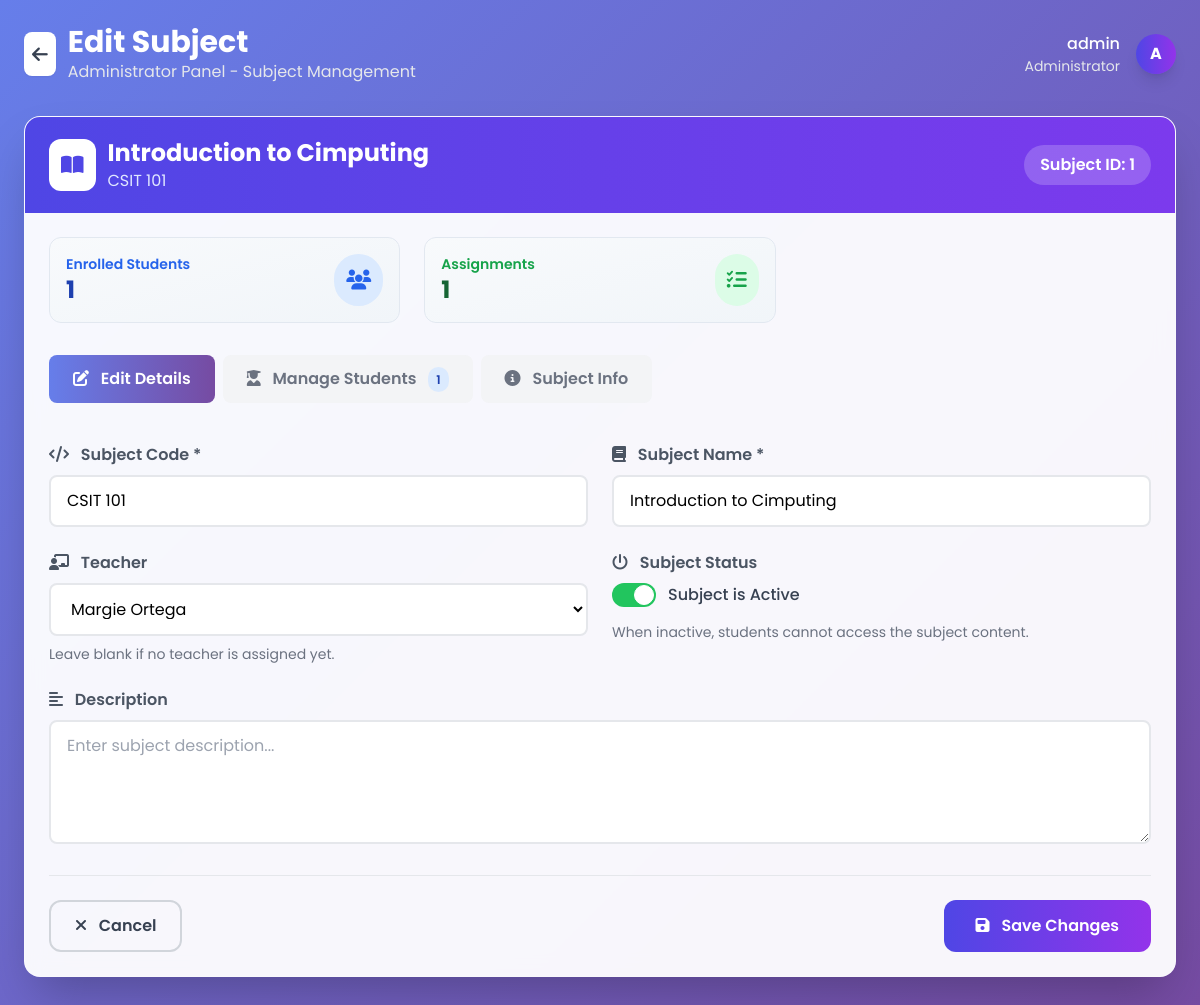
/Public/edit_subject.php?id=1 (signed in), run on the app's committed database.
### tables this page shows
CREATE TABLE `subjects` (
  `id` int(11) NOT NULL,
  `name` varchar(100) NOT NULL,
  `code` varchar(100) NOT NULL,
  `description` varchar(200) NOT NULL,
  `teacher_id` int(11) NOT NULL,
  `created_at` timestamp NOT NULL DEFAULT current_timestamp(),
  `updated_at` datetime NOT NULL DEFAULT current_timestamp(),
  `is_active` tinyint(4) DEFAULT 1
);

CREATE TABLE `users` (
  `id` int(11) NOT NULL,
  `username` varchar(50) NOT NULL,
  `full_name` varchar(200) NOT NULL,
  `address` varchar(100) NOT NULL,
  `phone` varchar(11) NOT NULL,
  `email` varchar(100) NOT NULL,
  `password_hash` varchar(255) NOT NULL,
  `role_id` int(11) NOT NULL,
  `created_at` timestamp NOT NULL DEFAULT current_timestamp(),
  `updated_at` timestamp NOT NULL DEFAULT current_timestamp() ON UPDATE current_timestamp(),
  `is_active` tinyint(1) DEFAULT 1
);

### Public/edit_subject.php (the view, shortened to what this page needs)
<?php
require_once __DIR__ . '/../includes/auth.php';
$current_user_role = $_SESSION['user']['role_id'];
$subject_id = $_GET['id'] ?? null;
$stmt = $pdo->prepare("
    SELECT s.*, u.username as teacher_name, u.full_name as teacher_full_name
    FROM subjects s
    LEFT JOIN users u ON s.teacher_id = u.id
    WHERE s.id = ?
");
$stmt->execute([$subject_id]);
$subject = $stmt->fetch();
$teachers = [];
if ($current_user_role == 1) {
    $stmt = $pdo->prepare("SELECT id, username, full_name FROM users WHERE role_id = 2 AND is_active = 1 ORDER BY username");
    $stmt->execute();
    $teachers = $stmt->fetchAll();
}
$stmt = $pdo->prepare("
    SELECT ss.*, u.username, u.full_name, u.email
    FROM student_subject ss
    JOIN users u ON ss.student_id = u.id
    WHERE ss.subject_id = ?
    ORDER BY u.username
");
$stmt->execute([$subject_id]);
$enrolled_students = $stmt->fetchAll();
$stmt = $pdo->prepare("
    SELECT
        COUNT(DISTINCT ss.student_id) as total_students,
        COUNT(DISTINCT a.id) as total_assignments,
        COUNT(DISTINCT p.id) as total_projects,
        COUNT(DISTINCT act.id) as total_activities
    FROM subjects s
    LEFT JOIN student_subject ss ON s.id = ss.subject_id
    LEFT JOIN assignments a ON s.id = a.subject_id
    LEFT JOIN projects p ON s.id = p.subject_id
    LEFT JOIN activities act ON s.id = act.subject_id
    WHERE s.id = ?
");
$stmt->execute([$subject_id]);
$subject_stats = $stmt->fetch();
?>
<!DOCTYPE html>
<html lang="en">
<head>
    <script src="https://cdn.tailwindcss.com"></script>
    <link rel="stylesheet" href="https://cdnjs.cloudflare.com/ajax/libs/font-awesome/6.4.0/css/all.min.css">
</head>
<body class="p-4 md:p-6">
    <div class="max-w-6xl mx-auto">
        <div class="flex justify-between items-center mb-8">
            <div class="flex items-center space-x-3">
                <a href="<?= $current_user_role == 1 ? 'admin_dashboard.php' : 'teacher_dashboard.php' ?>"
                   class="text-gray-700 hover:text-indigo-700 transition">
                    <div class="bg-white p-2 rounded-lg shadow-sm hover-lift">
                        <i class="fas fa-arrow-left text-lg"></i>
                    </div>
                </a>
                <div>
                    <h1 class="text-3xl font-bold text-white">Edit Subject</h1>
                    <p class="text-gray-200">
                        <?= $current_user_role == 1 ? 'Administrator' : 'Teacher' ?> Panel - Subject Management
                    </p>
                </div>
            </div>
            <div class="flex items-center space-x-4">
                <div class="hidden md:block text-right">
                    <p class="font-medium text-white"><?= htmlspecialchars($_SESSION['user']['username']) ?></p>
                    <p class="text-gray-200 text-sm">
                        <?= $current_user_role == 1 ? 'Administrator' : ($current_user_role == 2 ? 'Teacher' : 'Student') ?>
                    </p>
                </div>
                <div class="w-10 h-10 bg-gradient-to-r from-indigo-600 to-purple-600 rounded-full flex items-center justify-center text-white font-bold shadow-lg">
                    <?= strtoupper(substr(htmlspecialchars($_SESSION['user']['username']), 0, 1)) ?>
                </div>
            </div>
        </div>
        <div class="glass-card rounded-2xl shadow-2xl overflow-hidden mb-6">
            <div class="subject-header px-6 py-5">
                <div class="flex flex-col md:flex-row md:items-center justify-between">
                    <div class="flex items-center space-x-3 mb-4 md:mb-0">
                        <div class="bg-white p-3 rounded-xl">
                            <i class="fas fa-book-open text-indigo-600 text-xl"></i>
                        </div>
                        <div>
                            <h2 class="text-2xl font-bold text-white"><?= htmlspecialchars($subject['name']) ?></h2>
                            <p class="text-indigo-100"><?= htmlspecialchars($subject['code']) ?></p>
                        </div>
                    </div>
                    <div class="flex items-center space-x-4">
                        <div class="bg-white/20 px-4 py-2 rounded-full">
                            <span class="text-white font-semibold">Subject ID: <?= $subject['id'] ?></span>
                        </div>
                    </div>
                </div>
            </div>
            <div class="p-6">
                <div class="grid grid-cols-1 md:grid-cols-3 gap-6 mb-8">
                    <div class="stats-card p-4 rounded-xl">
                        <div class="flex items-center justify-between">
                            <div>
                                <p class="text-sm text-blue-600 font-semibold">Enrolled Students</p>
                                <p class="text-2xl font-bold text-blue-800"><?= $subject_stats['total_students'] ?></p>
                            </div>
                            <div class="bg-blue-100 p-3 rounded-full">
                                <i class="fas fa-users text-blue-600 text-xl"></i>
                            </div>
                        </div>
                    </div>
                    <div class="stats-card p-4 rounded-xl">
                        <div class="flex items-center justify-between">
                            <div>
                                <p class="text-sm text-green-600 font-semibold">Assignments</p>
                                <p class="text-2xl font-bold text-green-800"><?= $subject_stats['total_assignments'] ?></p>
                            </div>
                            <div class="bg-green-100 p-3 rounded-full">
                                <i class="fas fa-tasks text-green-600 text-xl"></i>
                            </div>
                        </div>
                    </div>
                </div>
                <div class="mb-8">
                    <div class="flex space-x-2 overflow-x-auto pb-2">
                        <button type="button"
                                class="tab-button active"
                                onclick="showTab('details-tab')">
                            <i class="fas fa-edit mr-2"></i>
                            Edit Details
                        </button>
                        <button type="button"
                                class="tab-button"
                                onclick="showTab('students-tab')">
                            <i class="fas fa-user-graduate mr-2"></i>
                            Manage Students
                            <?php if (count($enrolled_students) > 0): ?>
                                <span class="ml-2 bg-blue-100 text-blue-800 text-xs px-2 py-1 rounded-full">
                                    <?= count($enrolled_students) ?>
                                </span>
                            <?php endif; ?>
                        </button>
                        <button type="button"
                                class="tab-button"
                                onclick="showTab('info-tab')">
                            <i class="fas fa-info-circle mr-2"></i>
                            Subject Info
                        </button>
                    </div>
                </div>
                <div id="details-tab" class="tab-content">
                    <form method="POST" class="space-y-6">
                        <div class="grid grid-cols-1 md:grid-cols-2 gap-6">
                            <div class="form-group">
                                <label class="form-label">
                                    <i class="fas fa-code mr-2"></i>
                                    Subject Code *
                                </label>
                                <input type="text"
                                       name="code"
                                       value="<?= htmlspecialchars($subject['code']) ?>"
                                       required
                                       class="form-input"
                                       placeholder="e.g., CS101">
                            </div>
                            <div class="form-group">
                                <label class="form-label">
                                    <i class="fas fa-book mr-2"></i>
                                    Subject Name *
                                </label>
                                <input type="text"
                                       name="name"
                                       value="<?= htmlspecialchars($subject['name']) ?>"
                                       required
                                       class="form-input"
                                       placeholder="e.g., Introduction to Programming">
                            </div>
                            <?php if ($current_user_role == 1): ?>
                            <div class="form-group">
                                <label class="form-label">
                                    <i class="fas fa-chalkboard-teacher mr-2"></i>
                                    Teacher
                                </label>
                                <select name="teacher_id" class="form-input">
                                    <?php foreach ($teachers as $teacher): ?>
                                        <option value="<?= $teacher['id'] ?>"
                                                <?= $subject['teacher_id'] == $teacher['id'] ? 'selected' : '' ?>>
                                            <?= htmlspecialchars($teacher['full_name'] ?: $teacher['username']) ?>
                                        </option>
                                    <?php endforeach; ?>
                                </select>
                                <p class="text-gray-500 text-sm mt-2">
                                    Leave blank if no teacher is assigned yet.
                                </p>
                            </div>
                            <?php endif; ?>
                            <div class="form-group">
                                <label class="form-label">
                                    <i class="fas fa-power-off mr-2"></i>
                                    Subject Status
                                </label>
                                <div class="mt-2">
                                    <label class="inline-flex items-center cursor-pointer">
                                        <div class="relative w-11 h-6 bg-gray-200 peer-focus:outline-none peer-focus:ring-4 peer-focus:ring-blue-300 rounded-full peer peer-checked:after:translate-x-full peer-checked:after:border-white after:content-[''] after:absolute after:top-[2px] after:left-[2px] after:bg-white after:border-gray-300 after:border after:rounded-full after:h-5 after:w-5 after:transition-all peer-checked:bg-green-500"></div>
                                        <span class="ml-3 text-gray-700 font-medium">
                                            <?= $subject['is_active'] ? 'Subject is Active' : 'Subject is Inactive' ?>
                                        </span>
                                    </label>
                                    <p class="text-gray-500 text-sm mt-2">
                                        When inactive, students cannot access the subject content.
                                    </p>
                                </div>
                            </div>
                        </div>
                        <div class="form-group">
                            <label class="form-label">
                                <i class="fas fa-align-left mr-2"></i>
                                Description
                            </label>
                            <textarea name="description"
                                      rows="4"
                                      class="form-input"
                                      placeholder="Enter subject description..."><?= htmlspecialchars($subject['description'] ?? '') ?></textarea>
                        </div>
                        <div class="flex justify-between pt-6 border-t border-gray-200">
                            <a href="<?= $current_user_role == 1 ? 'admin_dashboard.php' : 'teacher_dashboard.php' ?>"
                               class="px-6 py-3 border-2 border-gray-300 text-gray-700 rounded-xl hover:bg-gray-50 transition font-semibold">
                                <i class="fas fa-times mr-2"></i>
                                Cancel
                            </a>
                            <button type="submit"
                                    class="btn-glow px-8 py-3 bg-gradient-to-r from-indigo-600 to-purple-600 text-white rounded-xl hover:from-indigo-700 hover:to-purple-700 transition font-semibold">
                                <i class="fas fa-save mr-2"></i>
                                Save Changes
                            </button>
                        </div>
                    </form>
                </div>
            </div>
        </div>
    </div>
</body>
</html>

### Public/edit_subject.php (style rules this page uses)
* { font-family: 'Poppins', sans-serif; }
body { background: linear-gradient(135deg, #667eea 0%, #764ba2 100%); min-height: 100vh; }
.glass-card { background: rgba(255, 255, 255, 0.95); backdrop-filter: blur(10px); border: 1px solid rgba(255, 255, 255, 0.2); }
.btn-glow { position: relative; overflow: hidden; transition: all 0.4s ease; }
.tab-button { padding: 0.75rem 1.5rem; border-radius: 0.5rem; font-weight: 600; transition: all 0.3s ease; }
.tab-button.active { background: linear-gradient(to right, #667eea, #764ba2); color: white; }
.tab-button:not(.active) { background: #f3f4f6; color: #6b7280; }
.tab-content { animation: fadeIn 0.5s ease; }
.form-group { position: relative; }
.form-label { display: block; margin-bottom: 0.5rem; font-weight: 600; color: #4b5563; }
.form-input { width: 100%; padding: 0.75rem 1rem; border: 2px solid #e5e7eb; border-radius: 0.5rem; transition: all 0.3s ease; background: white; }
.stats-card { background: linear-gradient(to bottom right, #f8fafc, #f1f5f9); border: 1px solid #e2e8f0; }
.subject-header { background: linear-gradient(to right, #4f46e5, #7c3aed); }

### data on the page
subjects: name "Introduction to Cimputing", code "CSIT 101", id "1", teacher_id "Margie Ortega"

### other printed values
$_SESSION['user']['username'] "admin"
substr(htmlspecialchars($_SESSION['user']['username']), 0, 1) "A"
$subject_stats['total_students'] "1"
$subject_stats['total_assignments'] "1"
count($enrolled_students) "1"
